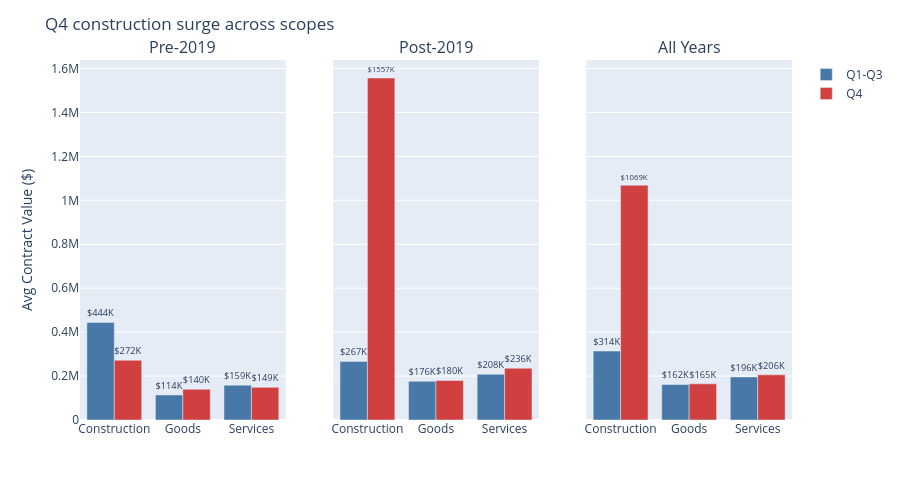

Notebook code cell kept with this figure:
### Code cell
# Q4 value surge by commodity type: pre-2019 vs post-2019 vs all years
comm_scopes = {}
for scope, filt in [('Pre-2019', "reporting_period < '2019-2020'"), 
                     ('Post-2019', "reporting_period >= '2019-2020'"),
                     ('All Years', '1=1')]:
    comm_scopes[scope] = con.sql(f"""
        SELECT CASE commodity_type WHEN 'S' THEN 'Services' WHEN 'G' THEN 'Goods' WHEN 'C' THEN 'Construction' END AS commodity,
            ROUND(AVG(CASE WHEN quarter='Q4' THEN val END), 0) AS q4_avg,
            ROUND(AVG(CASE WHEN quarter!='Q4' THEN val END), 0) AS other_avg
        FROM analysis WHERE instrument_type = 'C' AND commodity_type IN ('S','G','C') AND {filt}
        GROUP BY commodity_type ORDER BY commodity_type
    """).pl().to_pandas()

fig = make_subplots(rows=1, cols=3, subplot_titles=['Pre-2019', 'Post-2019', 'All Years'], shared_yaxes=True)

for i, scope in enumerate(['Pre-2019', 'Post-2019', 'All Years']):
    df = comm_scopes[scope]
    fig.add_trace(go.Bar(name='Q1-Q3', x=df['commodity'], y=df['other_avg'], marker_color='#4878A8',
        text=[f'${v/1000:.0f}K' for v in df['other_avg']], textposition='outside', cliponaxis=False,
        showlegend=(i==0)), row=1, col=i+1)
    fig.add_trace(go.Bar(name='Q4', x=df['commodity'], y=df['q4_avg'], marker_color='#D04040',
        text=[f'${v/1000:.0f}K' for v in df['q4_avg']], textposition='outside', cliponaxis=False,
        showlegend=(i==0)), row=1, col=i+1)

fig.update_layout(barmode='group', title="Q4 construction surge across scopes",
    height=500, margin=dict(t=60))
fig.update_yaxes(title_text="Avg Contract Value ($)", row=1, col=1)
fig.show()

### Figure 1 — Plotly figure (JSON) as saved in the notebook; plotly's stock layout.template omitted (floating-point values rounded to 4 significant figures)
{"data": [{"cliponaxis": false, "marker": {"color": "#4878A8"}, "name": "Q1-Q3", "showlegend": true, "text": ["$444K", "$114K", "$159K"], "textposition": "outside", "type": "bar", "x": ["Construction", "Goods", "Services"], "xaxis": "x", "y": [444300.0, 114100.0, 158700.0], "yaxis": "y"}, {"cliponaxis": false, "marker": {"color": "#D04040"}, "name": "Q4", "showlegend": true, "text": ["$272K", "$140K", "$149K"], "textposition": "outside", "type": "bar", "x": ["Construction", "Goods", "Services"], "xaxis": "x", "y": [272200.0, 140000.0, 148600.0], "yaxis": "y"}, {"cliponaxis": false, "marker": {"color": "#4878A8"}, "name": "Q1-Q3", "showlegend": false, "text": ["$267K", "$176K", "$208K"], "textposition": "outside", "type": "bar", "x": ["Construction", "Goods", "Services"], "xaxis": "x2", "y": [266700.0, 176200.0, 208400.0], "yaxis": "y2"}, {"cliponaxis": false, "marker": {"color": "#D04040"}, "name": "Q4", "showlegend": false, "text": ["$1557K", "$180K", "$236K"], "textposition": "outside", "type": "bar", "x": ["Construction", "Goods", "Services"], "xaxis": "x2", "y": [1557000.0, 179600.0, 235900.0], "yaxis": "y2"}, {"cliponaxis": false, "marker": {"color": "#4878A8"}, "name": "Q1-Q3", "showlegend": false, "text": ["$314K", "$162K", "$196K"], "textposition": "outside", "type": "bar", "x": ["Construction", "Goods", "Services"], "xaxis": "x3", "y": [314100.0, 161700.0, 195800.0], "yaxis": "y3"}, {"cliponaxis": false, "marker": {"color": "#D04040"}, "name": "Q4", "showlegend": false, "text": ["$1069K", "$165K", "$206K"], "textposition": "outside", "type": "bar", "x": ["Construction", "Goods", "Services"], "xaxis": "x3", "y": [1069000.0, 164700.0, 205800.0], "yaxis": "y3"}], "layout": {"annotations": [{"font": {"size": 16}, "showarrow": false, "text": "Pre-2019", "x": 0.1444, "xanchor": "center", "xref": "paper", "y": 1, "yanchor": "bottom", "yref": "paper"}, {"font": {"size": 16}, "showarrow": false, "text": "Post-2019", "x": 0.5, "xanchor": "center", "xref": "paper", "y": 1, "yanchor": "bottom", "yref": "paper"}, {"font": {"size": 16}, "showarrow": false, "text": "All Years", "x": 0.8556, "xanchor": "center", "xref": "paper", "y": 1, "yanchor": "bottom", "yref": "paper"}], "barmode": "group", "height": 500, "margin": {"t": 60}, "title": {"text": "Q4 construction surge across scopes"}, "xaxis": {"anchor": "y", "domain": [0, 0.2889]}, "xaxis2": {"anchor": "y2", "domain": [0.3556, 0.6444]}, "xaxis3": {"anchor": "y3", "domain": [0.7111, 1]}, "yaxis": {"anchor": "x", "domain": [0, 1], "title": {"text": "Avg Contract Value ($)"}}, "yaxis2": {"anchor": "x2", "domain": [0, 1], "matches": "y", "showticklabels": false}, "yaxis3": {"anchor": "x3", "domain": [0, 1], "matches": "y", "showticklabels": false}}}
